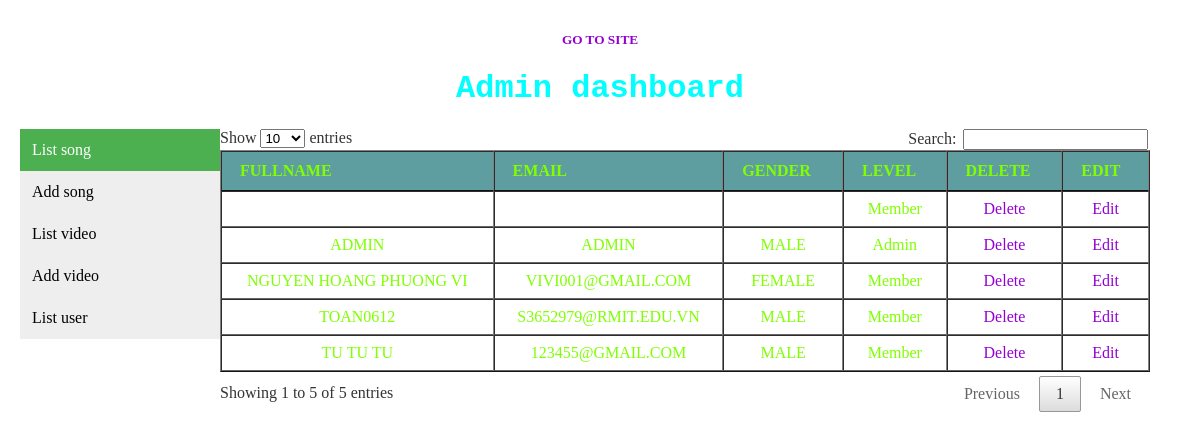
The page /admin?page=listuser (signed in) on the database its author committed.
### tables this page shows
CREATE TABLE `user` (
  `id` int(255) NOT NULL,
  `fullname` varchar(100) NOT NULL,
  `email` varchar(100) NOT NULL,
  `password` varchar(100) NOT NULL,
  `gender` varchar(6) NOT NULL,
  `level` tinyint(1) NOT NULL DEFAULT '2'
);

### admin/listuser.php (the view, shortened to what this page needs)
<div class="col-9">
	<table border="1px" align="center" id="myTable">
		<thead>
			<tr>
				<th>FULLNAME</th>
				<th>EMAIL</th>
				<th>GENDER</th>
				<th>LEVEL</th>
				<th>DELETE</th>
				<th>EDIT</th>
			</tr>
		</thead>
		<tbody>
		<?php
		require("../lib/connect.php");
			$sql = "SELECT * FROM user";
            $result = mysqli_query($con, $sql);
            if (mysqli_num_rows($result) > 0) {
                while ($row = mysqli_fetch_assoc($result)) {
		?>
			<tr>
				<td><?php echo mb_strtoupper($row['fullname']);?></td>
				<td><?php echo mb_strtoupper($row['email']);?></td>
				<td><?php echo mb_strtoupper($row['gender']);?></td>
				<td><?php echo ($row['level']==1)?"Admin":"Member";?></td>
				<td><a href="?page=deleteuser&id=<?php echo $row['id'];?>">Delete</a></td>
				<td><a href="?page=edituser&id=<?php echo $row['id'];?>">Edit</a></td>
			</tr>
		<?php }} ?>
		</tbody>
	</table>
</div>

### style.css (style rules this page uses)
body { margin:auto; background-image: url("images/1.jpg"); }
table { background-color:cadetblue; margin:0 auto; }
table, td { text-align: center; }
table, th { text-align: left; }
table, a { text-decoration:none; color:darkviolet; }
table, a:hover { color:chartreuse; }
.col-9 { width: 80%; float: left; }

### rows shown on the page
user: fullname "ADMIN", email "ADMIN", gender "MALE", level "Admin"
user: fullname "TOAN0612", email "S3652979@RMIT.EDU.VN", gender "MALE", level "Member"
user: fullname "NGUYEN HOANG PHUONG VI", email "VIVI001@GMAIL.COM", gender "FEMALE", level "Member"
user: fullname "TU TU TU", email "123455@GMAIL.COM", gender "MALE", level "Member"
user: level "Member"
